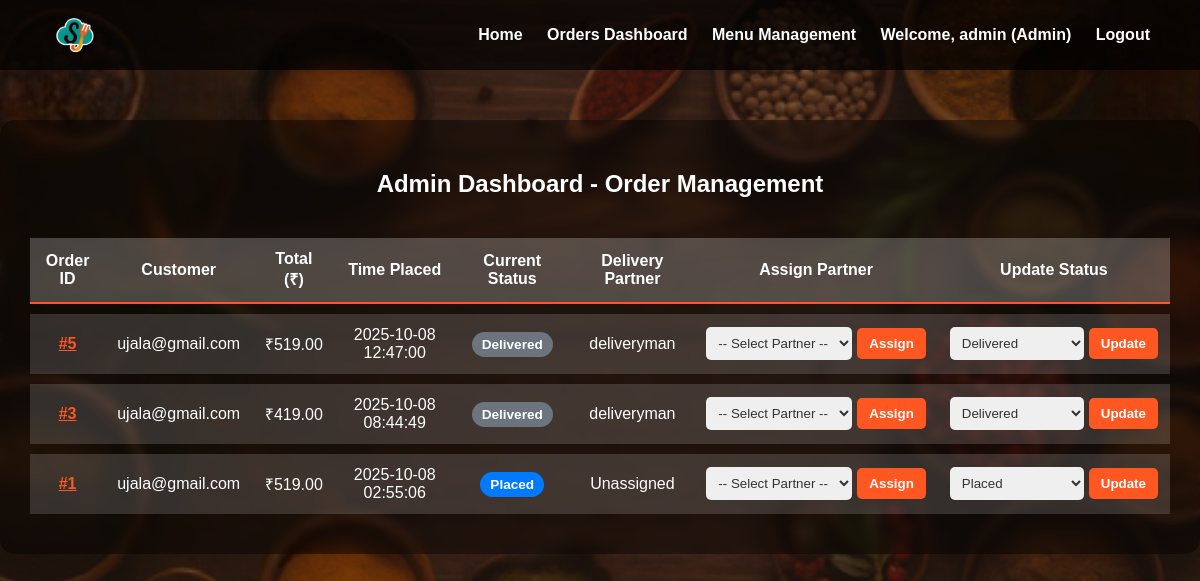
The page /admin (signed in) on the database its author committed.
### tables this page shows
CREATE TABLE users (
                    id INTEGER PRIMARY KEY AUTOINCREMENT,
                    username TEXT UNIQUE NOT NULL,
                    email TEXT UNIQUE NOT NULL,
                    password TEXT NOT NULL,
                    role TEXT NOT NULL DEFAULT 'customer'
                );

CREATE TABLE orders (
                    id INTEGER PRIMARY KEY AUTOINCREMENT,
                    user_id INTEGER,
                    dish_id INTEGER,
                    dish_name TEXT,
                    quantity INTEGER,
                    total REAL, -- Total for the line item
                    status TEXT NOT NULL DEFAULT 'placed',
                    delivery_partner TEXT,
                    total_price REAL NOT NULL, -- Total for the ENTIRE transaction
                    timestamp DATETIME DEFAULT CURRENT_TIMESTAMP,
                    FOREIGN KEY(user_id) REFERENCES users(id)
                );

### app.py (the view)
@app.route("/admin")
def admin_dashboard():
    if not has_role('admin'):
        flash("Admin access required.", "error")
        return redirect(url_for("login"))
    conn = get_db_connection()
    c = conn.cursor()
    c.execute("""
        SELECT
            id, user_id, total_price, status, delivery_partner, timestamp
        FROM orders
        GROUP BY total_price, timestamp, delivery_partner, status
        ORDER BY timestamp DESC
    """)
    orders = c.fetchall()
    c.execute("SELECT username FROM users WHERE role='delivery'")
    delivery_list = c.fetchall()
    enhanced_orders = []
    for order in orders:
        c.execute("SELECT username FROM users WHERE id=?", (order['user_id'],))
        customer_result = c.fetchone()
        customer_username = customer_result['username'] if customer_result else 'Unknown User'
        enhanced_orders.append({
            'id': order['id'], # This is the first order item ID, used as a reference
            'customer_username': customer_username,
            'total': order['total_price'],
            'status': order['status'],
            'delivery_partner': order['delivery_partner'],
            'timestamp': order['timestamp']
        })
    conn.close()
    return render_template("admin_orders.html",
        orders=enhanced_orders,
        delivery_list=delivery_list,
        username=session.get("username"),
        role=session.get("role")
    )

### app.py (called while the page is built)
def get_db_connection():
    conn = sqlite3.connect(DB_NAME)
    conn.row_factory = sqlite3.Row
    return conn

def has_role(required_role):
    return session.get('role') == required_role

### templates/admin_orders.html (shortened to what this page needs)
<!DOCTYPE html>
<html lang="en">
<head>
</head>
<body>
    <nav>
        <img src="{{ url_for('static', filename='images/logo.png') }}" alt="Logo">
        <div>
            <a href="{{ url_for('home') }}">Home</a>
            <a href="{{ url_for('admin_dashboard') }}">Orders Dashboard</a>
            <a href="{{ url_for('admin_menu') }}">Menu Management</a>
            <span>Welcome, {{ username }} (Admin)</span>
            <a href="{{ url_for('logout') }}">Logout</a>
        </div>
    </nav>
    <div class="container">
        <h2>Admin Dashboard - Order Management</h2>
        {% if orders %}
        <table>
            <thead>
                <tr>
                    <th>Order ID</th>
                    <th>Customer</th>
                    <th>Total (₹)</th>
                    <th>Time Placed</th>
                    <th>Current Status</th>
                    <th>Delivery Partner</th>
                    <th>Assign Partner</th>
                    <th>Update Status</th>
                </tr>
            </thead>
            <tbody>
            {% for order in orders %}
                <tr>
                    <td>
                        <a href="#" style="color:#ff5722; font-weight:bold;" onclick="alert('Order Items: View feature coming soon!')">#{{ order['id'] }}</a>
                    </td>
                    <td>{{ order['customer_username'] }}</td>
                    <td>₹{{ '%.2f'|format(order['total']) }}</td>
                    <td>{{ order['timestamp'] }}</td>
                    <td>
                        <span class="status status-{{ order['status'].replace('_', '-') }}">
                            {{ order['status'].replace('_', ' ').title() }}
                        </span>
                    </td>
                    <td>{{ order['delivery_partner'] if order['delivery_partner'] else 'Unassigned' }}</td>
                    <td>
                        <form method="post" action="{{ url_for('admin_assign', order_id=order['id']) }}">
                            <select name="delivery_user" required>
                                <option value="" selected disabled>-- Select Partner --</option>
                            </select>
                            <button class="btn" type="submit">Assign</button>
                        </form>
                    </td>
                    <td>
                        <form method="post" action="{{ url_for('admin_update_status', order_id=order['id']) }}">
                            <select name="status" required>
                                <option value="placed" {% if order['status'] == 'placed' %}selected{% endif %}>Placed</option>
                                <option value="delivered" {% if order['status'] == 'delivered' %}selected{% endif %}>Delivered</option>
                            </select>
                            <button class="btn" type="submit">Update</button>
                        </form>
                    </td>
                </tr>
            {% endfor %}
            </tbody>
        </table>
        {% else %}
        <p style="text-align: center; margin-top: 30px;">There are no new orders at this time.</p>
        {% endif %}
    </div>
</body>
</html>

### rows shown on the page
users: customer_username "ujala@gmail.com" "ujala@gmail.com" "ujala@gmail.com"
orders: total "519.00", timestamp "2025-10-08 12:47:00", status.replace "Delivered", delivery_partner "deliveryman", status "Delivered"
orders: total "419.00", timestamp "2025-10-08 08:44:49", status.replace "Delivered", delivery_partner "deliveryman", status "Delivered"
orders: total "519.00", timestamp "2025-10-08 02:55:06", status.replace "Placed", status "Placed"

### other values the page prints
{{ username }} "admin"
{{ order['id'] }} "5" "3" "1"
